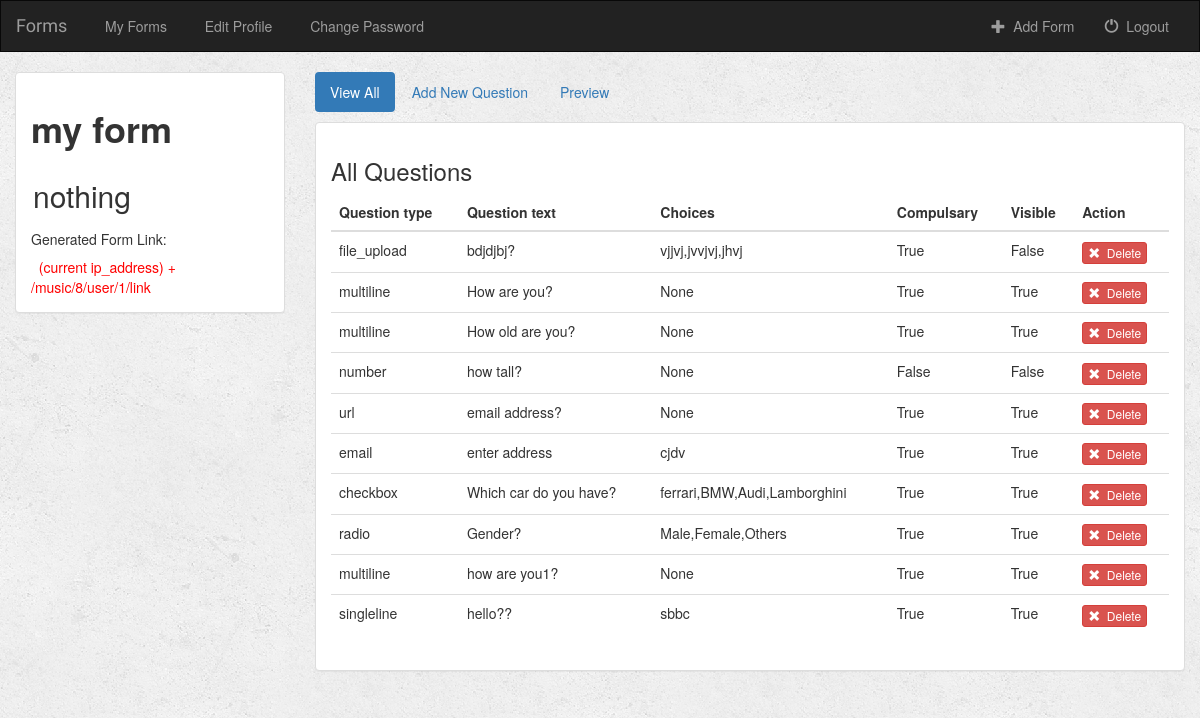
The app's page /music/8/ (signed in), older data.
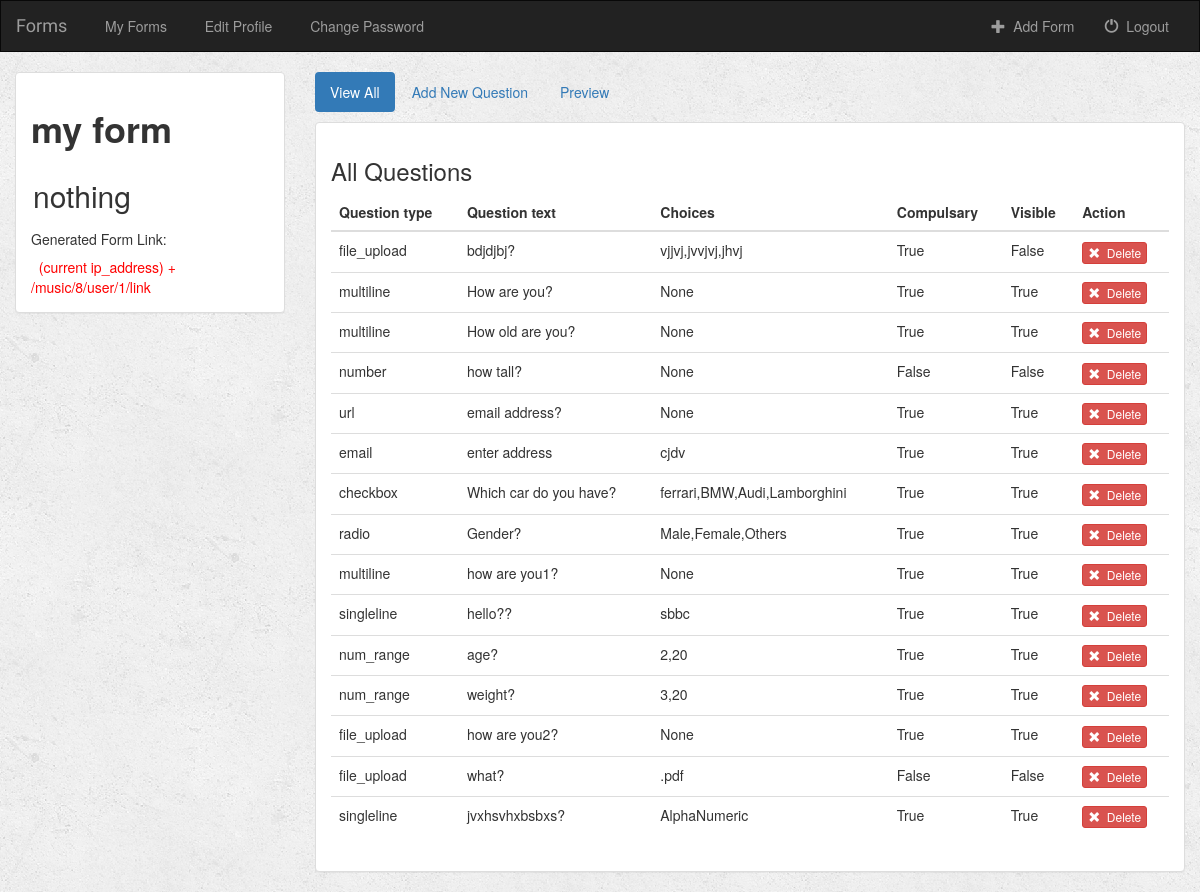
The same page, newer data.
### music/models.py (models this page shows, shortened)
class Gform(models.Model):
    user = models.ForeignKey(User, default=1)
    gform_name = models.CharField(max_length=50,default="")
    gform_desc = models.CharField(max_length=500,default="")
    def __str__(self):
        return self.gform_name + " " + self.gform_desc

class Question(models.Model):
    gform = models.ForeignKey(Gform, on_delete=models.CASCADE, default=1)
    ques_type = models.CharField(max_length=50, choices=TYPE_CHOICES, default="multiline")
    ques_text = models.CharField(max_length=500)
    choices = models.CharField(max_length=500,default="")
    is_req = models.BooleanField(default=False)
    is_vis = models.BooleanField(default=False)

### music/views.py (the view)
# urls.py: url(r'^(?P<gform_id>[0-9]+)/$', views.detail, name='detail'),
def detail(request, gform_id):
    if not request.user.is_authenticated():
        return render(request, 'music/login.html')
    else:
        user = request.user
        gform = get_object_or_404(Gform, pk=gform_id)
        return render(request, 'music/detail.html', {'gform': gform, 'user': user})

### music/templates/music/detail.html (shortened to what this page needs)
{% extends 'music/base.html' %}
{% block body %}
<div class="container-fluid songs-container">
    <div class="row">
        <div class="col-sm-4 col-md-3">
            <div class="panel panel-default">
                <div class="panel-body">
                    <ul class="nav nav-pills">
                        <li role="presentation">  <h1> <b> {{ gform.gform_name }} </b></h1> </li>
                        <li role="presentation"> <h2> {{ gform.gform_desc }} </h2> </li>
                    </ul>
                         <h5> Generated Form Link: </h5>
                        <font color="red"> &nbsp; (current ip_address) + <br>{{ request.get_full_path }}user/{{ user.id }}/link </font>
                </div>
            </div>
        </div>
        <div class="col-sm-8 col-md-9">
            <ul class="nav nav-pills" style="margin-bottom: 10px;">
                <li role="presentation" class="active"><a href="{% url 'music:detail' gform.id %}">View All</a></li>
                <li role="presentation"><a href="{% url 'music:create_question' gform.id %}">Add New Question</a></li>
                <li role="presentation"><a href="{% url 'music:filler' gform.id user.id  %}">Preview</a></li>
            </ul>
            <div class="panel panel-default">
                <div class="panel-body">
                    <h3>All Questions</h3>
                    <div class="table-responsive">
                        <div style="overflow-x:auto;">
                    <table class="table">
                        <thead>
                        <tr>
                            <th>Question type</th>
                            <th>Question text</th>
                            <th> Choices </th>
                            <th>Compulsary</th>
                            <th>Visible</th>
                            <th>Action</th>
                        </tr>
                        </thead>
                        <tbody>
                        {% for question in gform.question_set.all %}
                            <tr>
                                <td>{{ question.ques_type }}</td>
                                <td>
                                    {{ question.ques_text }}
                                </td>
                                <td>
                                   {{ question.choices }}
                                </td>
                                <td>
                                {% if question.is_req %} True
                                {% else %} False
                                {% endif %}</td>
                                <td>
                                    {% if question.is_vis %} True
                                {% else %} False
                                {% endif %}
                                </td>
                                <td> <form action="{% url 'music:delete_question' gform.id question.id %}" method="post" style="display: inline;">
                                        <button type="submit" class="btn btn-danger btn-xs">
                                            <span class="glyphicon glyphicon-remove"></span>&nbsp; Delete
                                        </button>
                                    </form>
                                   </td>
                            </tr>
                        {% endfor %}
                        </tbody>
                    </table>
                </div></div>
                </div>
            </div>
        </div>
    </div>
</div>
{% endblock %}

### music/templates/music/base.html (shortened to what this page needs)
<!DOCTYPE html>
<html lang="en">
<head>
    {% load staticfiles %}
    <link rel="stylesheet" href="https://maxcdn.bootstrapcdn.com/bootstrap/3.3.6/css/bootstrap.min.css">
    <link rel="stylesheet" type="text/css" href="{% static 'music/style.css' %}"/>
</head>
<body>
<nav class="navbar navbar-inverse">
    <div class="container-fluid">
        <div class="navbar-header">
            <a class="navbar-brand" href="{% url 'music:index' %}">Forms</a>
        </div>
        <div class="collapse navbar-collapse" id="topNavBar">
             <ul class="nav navbar-nav">
                <li class="{% block forms_active %}{% endblock %}"><a href="{% url 'music:index' %}">&nbsp; My Forms</a></li>
                <li class="{% block edit_profile_active %}{% endblock %}"><a href="{% url 'music:edit_profile' %}">&nbsp; Edit Profile</a></li>
                <li class="{% block change_password_active %}{% endblock %}"><a href="{% url 'music:change_password'  %}">&nbsp; Change Password</a></li>
            </ul>
            <ul class="nav navbar-nav navbar-right">
                 <li>
                    <a href="{% url 'music:create_form' %}">
                        <span class="glyphicon glyphicon-plus" aria-hidden="true"></span>&nbsp; Add Form
                    </a>
                </li>
                <li>
                    <a href="{% url 'music:logout_user' %}">
                        <span class="glyphicon glyphicon-off" aria-hidden="true"></span>&nbsp; Logout
                    </a>
                </li>
            </ul>
        </div>
    </div>
</nav>
{% block body %}
{% endblock %}
</body>
</html>

### music/static/music/style.css (style rules this page uses)
body { background: white url("images/background.png"); }
.navbar { border-radius: 0; }
.navbar-brand { font-family: 'Satisfy', cursive; }

Row changes from the older to the newer data that the page shows:
added Question: ques_type "num_range", ques_text "age?", choices "2,20", is_req "True", is_vis "True"
added Question: ques_type "num_range", ques_text "weight?", choices "3,20", is_req "True", is_vis "True"
added Question: ques_type "file_upload", ques_text "how are you2?", choices "None", is_req "True", is_vis "True"
added Question: ques_type "file_upload", ques_text "what?", choices ".pdf", is_req "False", is_vis "False"
added Question: ques_type "singleline", ques_text "jvxhsvhxbsbxs?", choices "AlphaNumeric", is_req "True", is_vis "True"
